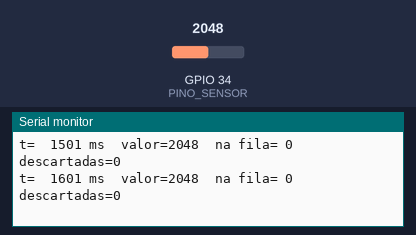
Recording of a program running on a simulated ESP32. Shown: the last lines printed to the serial monitor. The test bench sets the inputs (shaded band); at power-on: GPIO 34 (PINO_SENSOR) = 2048.

Above: at 1.7 s.
1.8 s: GPIO 34 (PINO_SENSOR) set to 1060
At 1.81 s:
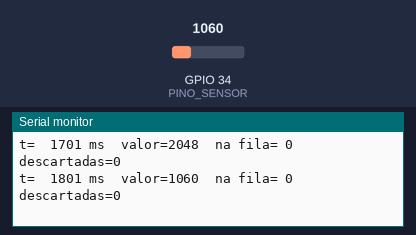
3.3 s: GPIO 34 (PINO_SENSOR) set to 942
At 3.31 s:
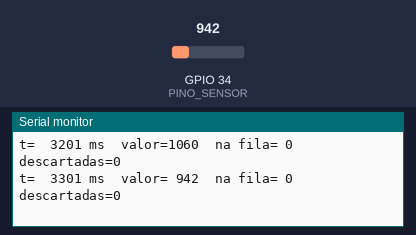
4.9 s: GPIO 34 (PINO_SENSOR) set to 106
At 4.91 s:
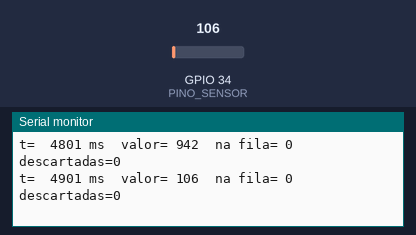
6.4 s: GPIO 34 (PINO_SENSOR) set to 91
At 6.41 s:
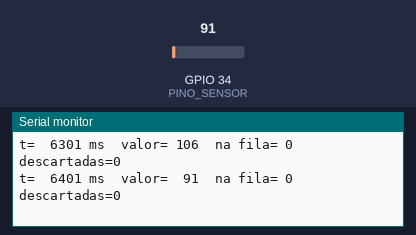

Measured:
- the behaviour switches between 1000 and 999 on GPIO 34 (PINO_SENSOR) (found by bisection; images 1 and 2)
- the behaviour switches between 100 and 99 on GPIO 34 (PINO_SENSOR) (found by bisection; images 3 and 4)
- after the input at 1.8 s, the serial monitor: prints a new line at once (image 1)
- after the input at 3.3 s, the serial monitor: prints a new line at once (image 2)
- after the input at 4.9 s, the serial monitor: prints a new line at once (image 3)

The program:

main.cpp
```cpp
#include <Arduino.h>

/*
 * Oficina de ESP32 — PETECO / UTFPR
 * 03. FreeRTOS, flash e energia — duas tasks conversando por fila
 *
 * Mostra o padrão produtor/consumidor, que é a arquitetura padrão de
 * projeto embarcado: uma task lê rápido, outra processa devagar, e a
 * fila absorve a diferença sem perder dado.
 *
 * Experimento proposto
 *   1. Rode como está: o consumidor (50 ms) é mais rápido que o produtor
 *      (100 ms), então a fila fica vazia: "na fila= 0".
 *   2. Troque CONSUMIDOR_LENTO_MS para 2000. Agora o consumidor é mais lento:
 *      as leituras se ACUMULAM na fila em vez de se perderem, e "na fila"
 *      sobe até 10 em cerca de 1 segundo.
 *   3. Com a fila cheia, o produtor passa a descartar (xQueueSend usa
 *      timeout 0) e o contador de descartadas sobe.
 *   4. Troque o timeout do xQueueSend para portMAX_DELAY: nada mais se
 *      perde, mas o produtor passa a andar no ritmo do consumidor.
 *
 * Montagem
 *   LDR ou potenciômetro no GPIO 34 (ADC1)
 */

const int PINO_SENSOR = 34;

const int TAMANHO_FILA        = 10;
const int PRODUTOR_MS         = 100;    // 10 leituras por segundo
const int CONSUMIDOR_LENTO_MS = 50;     // troque para 2000 e observe

// O dado que trafega na fila. Mantenha a struct pequena:
// a fila COPIA cada item, então o custo é tamanho x capacidade.
struct Leitura {
  uint32_t ms;
  int      valor;
};

QueueHandle_t fila;
volatile uint32_t descartadas = 0;

// ------------------------------------------------------- produtor
void tarefaSensor(void *parametros) {
  Serial.printf("tarefaSensor no nucleo %d\n", xPortGetCoreID());

  // vTaskDelayUntil mantém o período EXATO, sem somar o tempo gasto
  // no próprio trabalho. É o certo para amostragem periódica.
  TickType_t ultimoDespertar = xTaskGetTickCount();

  for (;;) {
    Leitura L = { millis(), analogRead(PINO_SENSOR) };

    // Timeout 0: se a fila estiver cheia, não espera — descarta e segue.
    // É a escolha certa quando perder uma amostra é melhor que atrasar.
    if (xQueueSend(fila, &L, 0) != pdTRUE) {
      descartadas = descartadas + 1;   // "++" em volatile gera aviso no C++20
    }

    vTaskDelayUntil(&ultimoDespertar, pdMS_TO_TICKS(PRODUTOR_MS));
  }
}

// ------------------------------------------------------- consumidor
void tarefaProcessa(void *parametros) {
  Serial.printf("tarefaProcessa no nucleo %d\n", xPortGetCoreID());

  Leitura L;
  for (;;) {
    // portMAX_DELAY: fica BLOQUEADA sem gastar CPU até chegar um item.
    if (xQueueReceive(fila, &L, portMAX_DELAY) == pdTRUE) {

      Serial.printf("t=%6lu ms  valor=%4d  na fila=%2d  descartadas=%lu\n",
                    L.ms, L.valor,
                    uxQueueMessagesWaiting(fila),
                    descartadas);

      // Simula um trabalho lento: gravar em cartão, desenhar no display,
      // enviar pela rede. Enquanto isso, o produtor continua lendo.
      vTaskDelay(pdMS_TO_TICKS(CONSUMIDOR_LENTO_MS));
    }
  }
}

// ------------------------------------------------------- setup
void setup() {
  Serial.begin(115200);
  delay(500);

  Serial.printf("loop() roda no nucleo %d\n", xPortGetCoreID());

  // A fila precisa existir ANTES das tasks que a usam.
  fila = xQueueCreate(TAMANHO_FILA, sizeof(Leitura));
  if (fila == NULL) {
    Serial.println("ERRO: nao foi possivel criar a fila");
    while (true) delay(100);
  }

  // Lembre: a pilha é em BYTES no ESP32, não em words.
  xTaskCreatePinnedToCore(tarefaSensor,   "sensor",   4096, NULL, 2, NULL, 1);
  xTaskCreatePinnedToCore(tarefaProcessa, "processa", 4096, NULL, 1, NULL, 1);
}

void loop() {
  // O loop() é só mais uma task. Com o trabalho nas outras duas,
  // ele não tem nada a fazer — mas precisa ceder a CPU mesmo assim.
  vTaskDelay(pdMS_TO_TICKS(1000));
}
```
